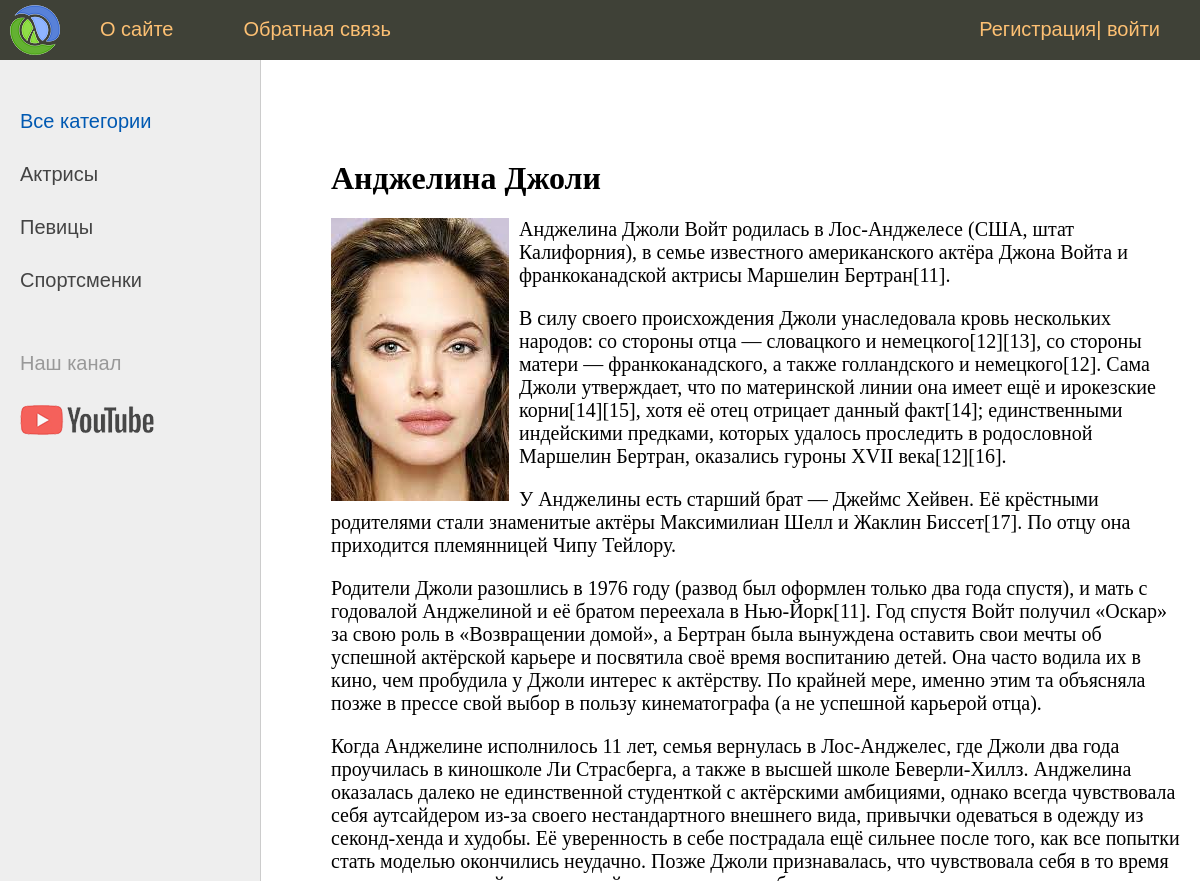
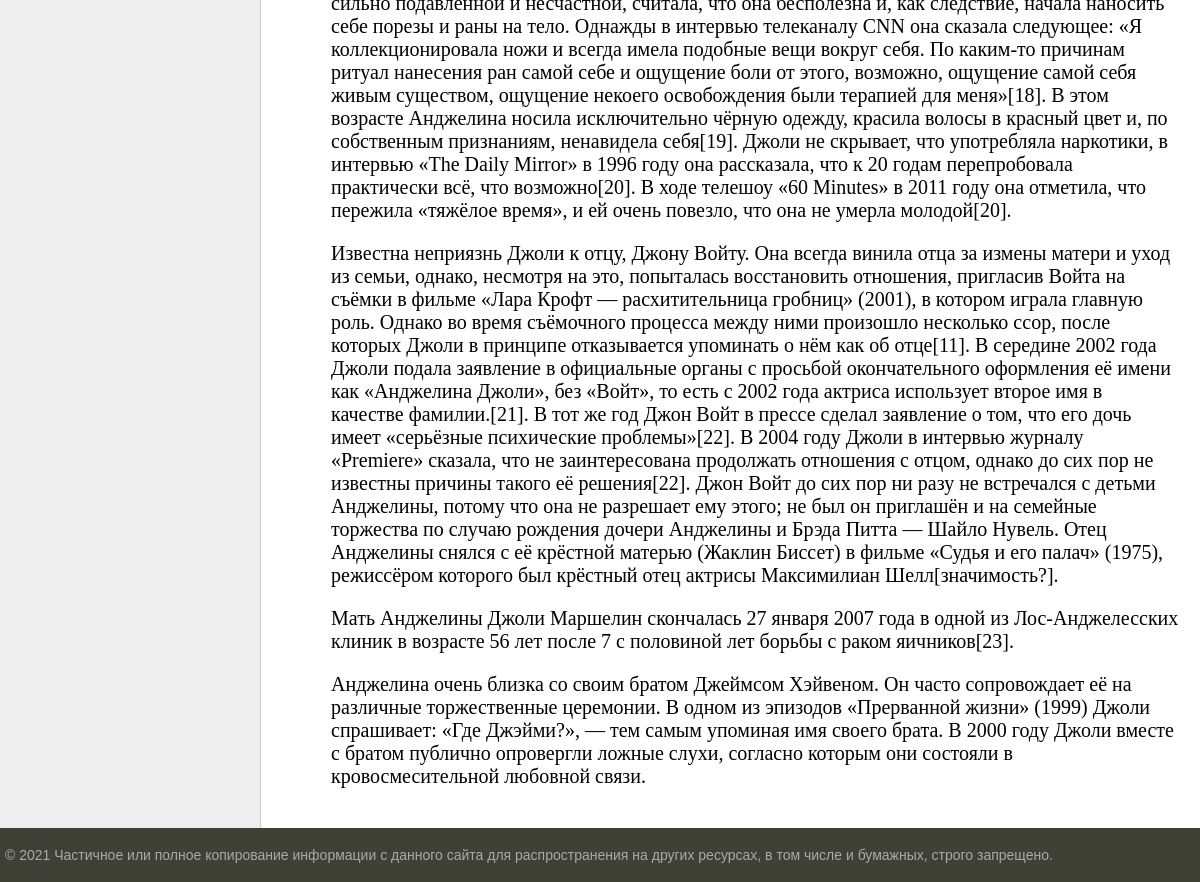
The page /blog/post/andzhelina-dzholi/ on the database its author committed (2 pictures, top to bottom).
### blog/models.py (models this page shows, shortened)
class Category(models.Model):
    name = models.CharField(max_length=100, db_index=True, verbose_name = 'Категория')
    slug = models.SlugField(max_length=255, unique=True, db_index=True, verbose_name="URL")
    def get_absolute_url(self):
        return reverse('category', kwargs={'cat_slug': self.slug})
    class Meta:
        verbose_name = 'Категория'
        verbose_name_plural = 'Категория'
        ordering = ['id']

class Blog(models.Model):
    title = models.CharField(max_length=255, verbose_name = 'Заголовок')
    slug = models.SlugField(max_length=255, unique=True, db_index=True, verbose_name="URL")
    content = models.TextField(blank=True, verbose_name = 'Текст статьи')
    photo = models.ImageField(upload_to="photos/%Y/%m/%d/", verbose_name = 'фотография')
    time_create = models.DateTimeField(auto_now_add=True, verbose_name = 'Дата создания')
    time_update = models.DateTimeField(auto_now=True, verbose_name = 'Дата изменения')
    is_published = models.BooleanField(default=True, verbose_name = 'Публикация')
    cat = models.ForeignKey('Category', on_delete=models.PROTECT,  verbose_name = 'Категория')
    def __str__(self):
        return self.title
    class Meta:
        verbose_name = 'Известные женьшины'
        verbose_name_plural = 'Известные женьшины'
        ordering = ['id']

### blog/views.py (the view)
# urls.py: path('post/<slug:post_slug>/', ShowPost.as_view(), name='post'),
class ShowPost(DataMixin,DetailView):
    model = Blog
    template_name = 'blog/post.html'
    slug_url_kwarg = 'post_slug'
    context_object_name = 'post'
    def get_context_data(self, *, object_list=None, **kwargs):
        context = super().get_context_data(**kwargs)
        c_def = self.get_user_context(title= context['post'])
        return dict(list(context.items()) + list(c_def.items()))

### blog/utils.py (called while the page is built)
        def get_user_context(self, **kwargs):
                context = kwargs
                cats = Category.objects.annotate(Count('blog'))
                user_menu = menu.copy()
                if not self.request.user.is_authenticated:
                        user_menu.pop(1)
                context['menu']=user_menu
                context['cats'] = cats
                if 'cat_selected' not in context:
                        context['cat_selected'] = 0
                return context

### blog/templates/blog/post.html
{% extends 'blog/base.html' %}
{% block content%}
<h1> {{ post.title}} </h1>
{% if post.photo %}
<p><img class="img-article-left" src="{{post.photo.url}}"></p>
{% endif %}
{{post.content|linebreaks}}
{%endblock%}

### blog/templates/blog/base.html (shortened to what this page needs)
{% load static %}
{% load blog_tags %}
<!DOCTYPE html>
<html>
<head>
	<link type="text/css" href="{% static 'blog/css/styles.css' %}" rel="stylesheet" />
</head>
<body>
<table class="table-page" border=0 cellpadding="0" cellspacing="0">
<tr><td valign=top>
{% block mainmenu %}
		<div class="header">
			<ul id="mainmenu" class="mainmenu">
			<li class="logo"><a href="{% url 'home' %}"><div class="logo"></div></a></li>
{% for m in menu %}
	<li><a href="{% url m.url_name %}">{{m.title}}</a> </li>
{% endfor %}
			{%if request.user.is_authenticated %}
				<li class="last">{{user.username}}|	<a href="{% url 'logout' %}">выйти</a></li>
			{% else %}
				<li class="last"><a href="{% url 'register' %}">Регистрация</a>|	<a href="{% url 'login' %}">войти</a></li>
			{% endif %}
			</ul>
		</div>
{% endblock mainmenu %}
<table class="table-content" border=0 cellpadding="0" cellspacing="0">
<tr>
	<td valign="top" class="left-chapters">
	<ul id="leftchapters">
{% if cat_selected == 0 %}
		<li class="selected">Все категории</li>
{% else %}
		<li><a href="{% url 'home' %}">Все категории</a></li>
{% endif %}
{% for c in cats %}
{% if c.blog__count > 0 %}
	{% if c.pk == cat_selected %}
		<li class="selected">{{c.name}}</li>
	{% else %}
		<li><a href="{{ c.get_absolute_url }}">{{c.name}}</a></li>
	{% endif %}
{% endif %}
{% endfor %}
		<li class="share">
		<p>Наш канал</p>
		<a class="share-yt" href="https://www.youtube.com/channel/UClJzWfGWuGJL2t-3dYKcHTA/playlists" target="_blank" rel="nofollow"></a>
		</li>
	</ul>
</td>
<td valign="top" class="content">
	<div class="content-text">
{% block content %}
{% endblock %}
	</div>
</td></tr></table>
</td></tr>
<tr><td valign=top>
	<div id="footer">
		<p>&copy; 2021 Частичное или полное копирование информации с данного сайта для распространения на других ресурсах, в том числе и бумажных, строго запрещено.</p>
	</div>
</td></tr></table>
</body>
</html>

### blog/static/blog/css/styles.css (style rules this page uses)
html, body { font-family: 'Arial'; margin: 0; padding: 0; height: 100%; width: 100%; color: #444; }
a { color: #0059b2; text-decoration: none; }
img { max-width: 600px; height: auto; }
img.img-article-left { max-width: 300px; height: auto; float: left; padding: 0 10px 10px 0; }
.table-page { width: 100%; height: 100%; vertical-align: top; }
.table-page tr { height: 100%; }
.header { background: #3F4137; height: 60px; }
.logo { background: url('../images/logo.png') no-repeat 10px 5px; width: 70px; height: 60px; }
ul.mainmenu { list-style: none; margin: 0; padding: 0; height: 60px; color: #fdc073; font-size: 20px; overflow: hidden; }
ul.mainmenu li { float: left; margin: 18px 40px 0 30px; }
ul.mainmenu li.logo { margin: 0; }
ul.mainmenu li.last { float: right; }
ul.mainmenu li a { color: #fdc073; text-decoration: none; }
.table-content { width: 100%; min-height: 100%; height: 100%; }
.left-chapters { margin: 0; background: #eee; border-right: 1px solid #ccc; min-height: 100%; }
.left-chapters ul { width: 230px; min-height: 100%; margin: 0; padding: 20px 10px 10px 20px; list-style: none; font-size: 20px; }
.left-chapters ul li { margin: 30px 0 0 0; color: #999; }
.left-chapters ul li.selected { color: #0059b2; }
.left-chapters ul li a { color: #444; text-decoration: none; }
.left-chapters ul li.share { margin: 60px 0 0 0; }
.left-chapters ul li.share p { margin: 30px 0 30px 0; }
.left-chapters ul li.share a { display: inline-block; width: 40px; height: 40px; margin: 0 20px 0 0; }
.left-chapters ul li.share a.share-yt { width: 100%; height: 30px; background: url('../images/share_yt.png') no-repeat 0 0 }
.content { padding: 40px 20px 20px 40px; width: 100%; box-sizing: border-box; }
.content-text { margin: 60px 0 0 30px; color: #000; font-size: 20px; font-family: Yandex Sans Display Light; }
.content-text h1 { font-size: 32px; }
#footer { box-sizing: border-box; background: #3F4137; padding: 5px; color: #aaa; font-size: 14px; font-family: Verdana, Geneva, Arial, Helvetica; text-align: left; overflow: hidden; }

### rows shown on the page
Category: name "Актрисы"
Category: name "Певицы"
Category: name "Спортсменки"
Blog: title "Анджелина Джоли", photo (picture), content "Анджелина Джоли Войт родилась в Лос-Анджелесе (США, штат Калифорния), в семье известного американского актёра Джона Войта и франкоканадской актрисы Маршелин Бертран[11]. В силу своего происхождения Джоли унаследовала кровь нескольких народов: со стороны отца — словацкого и немецкого[12][13], со стороны матери — франкоканадского, а также голландского и немецкого[12]. Сама Джоли утверждает, что по материнской линии она имеет ещё и ирокезские корни[14][15], хотя её отец отрицает данный факт[14]; единственными индейскими предками, которых удалось проследить в родословной Маршелин Бертран, оказались гуроны XVII века[12][16]. У Анджелины есть старший брат — Джеймс Хейвен. Её крёстными родителями…"

### other values the page prints
{{ m.title }} "О сайте" "Обратная связь"
